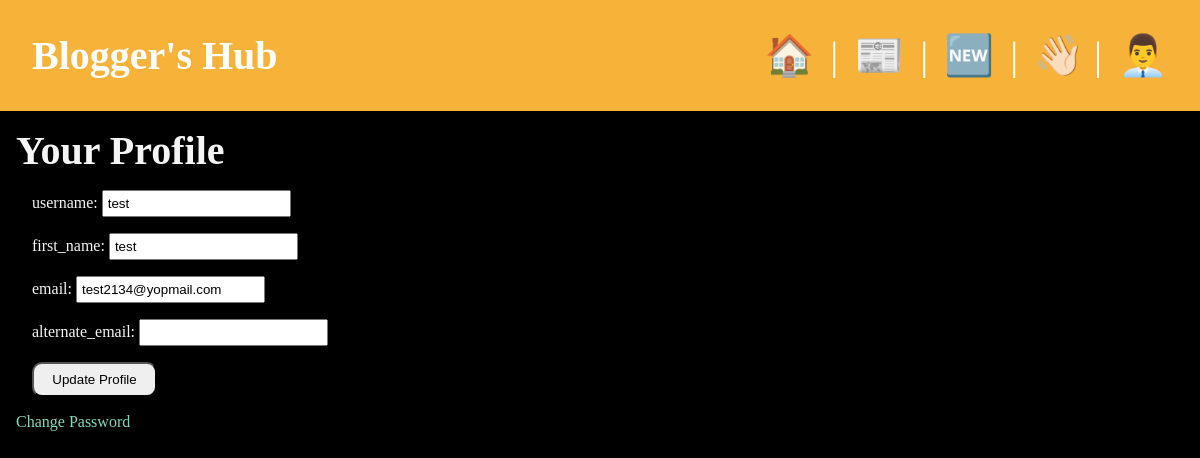
/users/profile/ (signed in), run on the app's committed database.
### users/models.py (models this page shows, shortened)
class User(AbstractUser):
    backup_token = models.CharField( max_length=6 )

class UserProfile(models.Model):
    user = models.OneToOneField(settings.AUTH_USER_MODEL,on_delete=models.CASCADE,verbose_name=_("User"))
    alternate_email = models.EmailField(_("alternate_email"),blank=True,null=True)

### users/views.py (the view, shortened to what this page needs)
# urls.py: path('profile/',views.profile,name="profile"),
def profile(request):
    try:
        profile = request.user.userprofile
    except UserProfile.DoesNotExist:
        profile = UserProfile.objects.create(user=request.user)
    user_form = UserForm(instance=request.user)
    profile_form = UserProfileForm(instance=profile)
    return render(request,'users/profile.html',{
        "user_form" : user_form,
        "profile_form" : profile_form,
    })

### users/forms.py
class UserForm(forms.ModelForm):
    class Meta:
        model = User
        fields = ['username','first_name','email']
        labels = {
            'username': _('username'),
            'first_name': _('first_name'),
            'email': _('email'),
        }
        help_texts = {
            'username' : None,
        }

class UserProfileForm(forms.ModelForm):
    class Meta:
        model = UserProfile
        fields = ['alternate_email']
        labels = {
            'alternate_email': _('alternate_email'),
        }

### users/templates/users/profile.html (shortened to what this page needs)
{% extends 'layout.html' %}
{% load i18n %}
{% block content %}
    <h2>{% trans "Your Profile" %}</h2>
    <form class="form-with-validation" method="POST">
      {{ user_form.as_p }}
      {{ profile_form.as_p }}
      <button class="form-submit" type="submit">{% trans "Update Profile" %}</button>
    </form>
    <p><a href="{% url 'users:change_password' %}">{% trans "Change Password" %}</a></p>
{% endblock %}

### static/css/styles.css (style rules this page uses)
* { margin: 0; padding: 0; box-sizing: border-box; }
body { min-height: 100vh; background-color: black; color: whitesmoke; font-size: 3rem; }
nav h2 { display: flex; margin-right: auto; padding: 1rem; background-color: #f7b23a; color: white; font-size: 2.5rem; gap: 1rem; }
h1, h2 { font-size: 2.5rem; }
p { font-size: 1rem; }
a { text-decoration: none; color: #81dbb8; }
.form-with-validation { max-width: 600px; font-size: 1rem; padding: 1rem; display: flex; flex-flow: column; gap: 1rem; }
.form-with-validation input { padding: 0.25rem; max-width: 300px; }
.form-submit { padding: 0.5rem; border-radius: 10px; width: 125px; cursor: pointer; }

### data on the page
User: username "test", first_name "test", email "test2134@yopmail.com"
